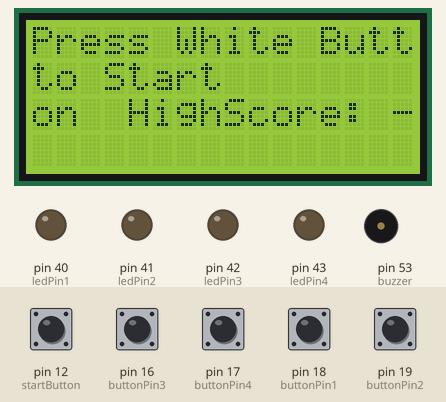
Recording of a sketch running on a simulated Arduino Mega 2560, built with avr-gcc and run on an emulated ATmega2560. Shown: 16×4 character LCD, output pins drawn as LEDs (lit = HIGH), buzzer (waves = sounding). The inputs (shaded band) are chosen by the test bench; at power-on: pin 12 (startButton), pin 16 (buttonPin3), pin 17 (buttonPin4), pin 18 (buttonPin1), pin 19 (buttonPin2) HIGH. Random numbers use the default seed unless the sketch sets one; EEPROM starts erased; what the sketch prints to the serial monitor is not drawn.

Above: at 1.3 s.
1.4 s: pin 12 (startButton) pulled LOW for 0.15 s
At 3.9 s:
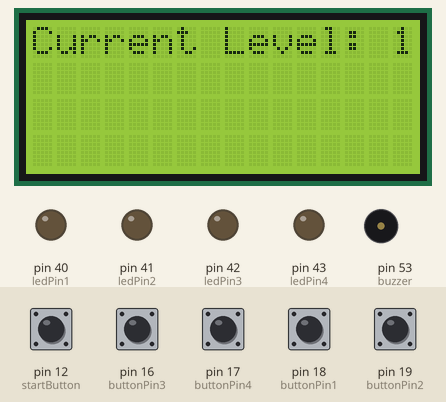
4.4 s: pin 16 (buttonPin3) pulled LOW for 0.15 s
At 6.3 s:
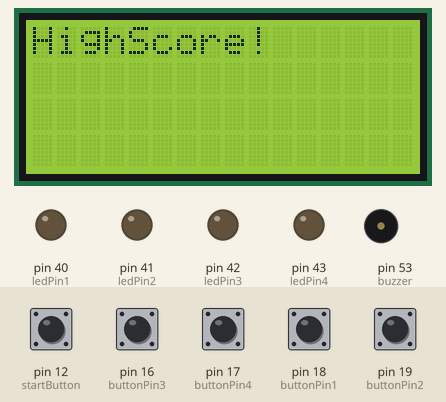
7.5 s: pin 12 (startButton) pulled LOW for 1 s
At 8.9 s:
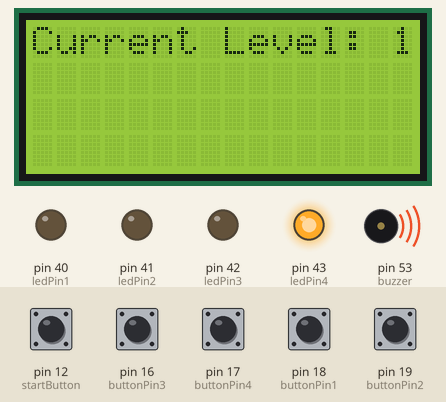
10.5 s: pin 19 (buttonPin2) pulled LOW for 0.15 s
At 13.2 s:
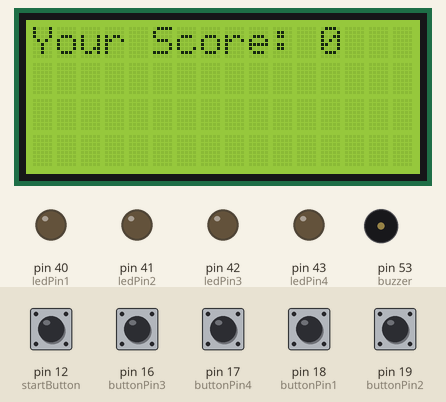
Timing chart, 0 to 14.6 s (numbered marks = the images above; inputs shaded):
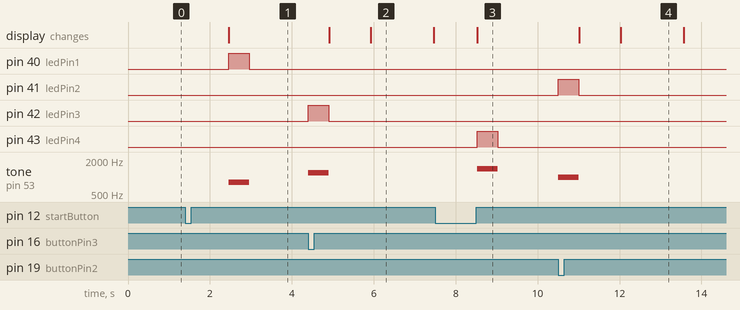

Measured:
- after the input at 1.4 s, pin 40 (ledPin1): LOW → HIGH after 1.1 s, → LOW 0.50 s later; tone on pin 53 (buzzer): silent → 800 Hz after 1.1 s, → silent 0.50 s later; the display: changes after 1.1 s (image 1)
- after the input at 4.4 s, pin 42 (ledPin3): LOW → HIGH at once, → LOW 0.50 s later; tone on pin 53 (buzzer): silent → 1200 Hz at once, → silent 0.50 s later; the display: first changes after 0.51 s (image 2 shows a later state)
- after the input at 7.5 s, pin 43 (ledPin4): LOW → HIGH after 1.0 s, → LOW 0.50 s later; tone on pin 53 (buzzer): silent → 1400 Hz after 1.0 s, → silent 0.50 s later; the display: changes after 1.0 s (image 3)
- after the input at 10.5 s, pin 41 (ledPin2): LOW → HIGH at once, → LOW 0.50 s later; tone on pin 53 (buzzer): silent → 1000 Hz at once, → silent 0.50 s later; the display: first changes after 0.51 s (image 4 shows a later state)
- what the display in image 2 shows lasts 1.6 s, from 5.9 s to 7.5 s

The sketch:

ledmemorygame.ino
```cpp
#include <LiquidCrystal_I2C.h>
#include <avr/wdt.h>
#include <EEPROM.h>

//buttons
const int buttonPin1 = 18;
const int buttonPin2 = 19;
const int buttonPin3 = 16;
const int buttonPin4 = 17;
const int startButton = 12;

//leds
const int ledPin1 = 40;
const int ledPin2 = 41;
const int ledPin3 = 42;
const int ledPin4 = 43;

//piezo
const int buzzer = 53;

//lcd
LiquidCrystal_I2C lcd(0x27, 20, 4);

long randNumber; //to get the next random led for the sequence
volatile bool mistake = false;
int run;
volatile int score = 0; //user score
int savedHighScore = 0; //highscore to store in eeprom

volatile int ROUNDS_TO_WIN = 250; //how many rounds it takes for the game to reach the end
                                  //for the user, the first level is 1, but internally the
                                  //first level is 0

int rand_Array[249]; //array to store the sequence to remember
int user_input[249]; //array to store the sequence user guesses

void setup() {
  //initialize LED pins as outputs:
  pinMode(ledPin1, OUTPUT);
  pinMode(ledPin2, OUTPUT);
  pinMode(ledPin3, OUTPUT);
  pinMode(ledPin4, OUTPUT);

  //initialize button pins as inputs:
  pinMode(buttonPin1, INPUT_PULLUP);
  pinMode(buttonPin2, INPUT_PULLUP);
  pinMode(buttonPin3, INPUT_PULLUP);
  pinMode(buttonPin4, INPUT_PULLUP);
  pinMode(startButton, INPUT_PULLUP);

  //initialize lcd
  lcd.init();
  lcd.begin(16,4);

  Serial.begin(9600);
  run = 0;

  //randomseed to improve randomness
  randomSeed(analogRead(0));

  //enable watchdog timer
  wdt_enable(WDTO_8S);

}

void loop() {

  //EEPROM.put(0, savedHighScore); //uncomment to store the default in EEPROM
  EEPROM.get(0, savedHighScore);

  //prompt the user to press startbutton
  lcd.setCursor(0,0);
  lcd.print("Press White Button");
  lcd.setCursor(0,1);
  lcd.print("to Start");
  lcd.setCursor(0,2);
  lcd.print("HighScore: ");
  lcd.print(savedHighScore);
  Serial.println("Press White Button to Start");

  wdt_reset();
  //if the game is not already on, start the game when startbutton is pressed
  if (digitalRead(startButton) == LOW){
    if (run == 0){
      run = 255;
    }else{
      run = 0;
     }
    }

  if(run > 0){
    wdt_reset();
    delay(1000);
    game();
  }
}

//function for the game loop
void game(){
  lcd.clear();
  score = 0;
  int led_Pins[4]={40, 41, 42, 43}; //array to store the led pins
  int buzzer_Array[4]={800, 1000, 1200, 1400};
  int level = -1; // -1 because we want to start the level from 0

     do{
      wdt_reset();
      level++; //next level
      randNumber = random(4);
      int next_led = randNumber; //draws the next led for the sequence randomly
      rand_Array[level] = next_led; //input the randomized next_led to rand_Array
                                    //in the place of current level
      lcd.setCursor(0,0);
      lcd.print("Current Level: ");
      lcd.print(level + 1);

      //iterate over the sequence
      //shows the users what leds to remember
      for (int i = 0; i <= level; i++){
        wdt_reset();
        digitalWrite(led_Pins[rand_Array[i]], HIGH);
        tone(buzzer, buzzer_Array[rand_Array[i]], 500);
        delay(500);
        digitalWrite(led_Pins[rand_Array[i]], LOW);
        delay(500);
        wdt_reset();
       }

      //checks the user input
      mistake = input(level);

     } while(!mistake && level < ROUNDS_TO_WIN); //do while the user doesn't make a mistake
                                                 //and the max number of rounds is not passed

  score = level;
      if(score > savedHighScore){
        EEPROM.put(0, score);
        lcd.clear();
        lcd.setCursor(0,0);
        lcd.print("HighScore!");
        delay(500);
      }else{
        lcd.clear();
        lcd.setCursor(0,0);
        lcd.print("Your Score: ");
        lcd.print(score);
        delay(500);
      }

  wdt_reset();
  Serial.println("Your score: ");
  Serial.print(score);
  delay(1000);

  //after the game is finished (user makes a mistake or max numbers of rounds is passed) return to main loop
  run = 0;
}

//function to get user input and check the input
int input(int level){
  int button_Pins[4]={18,19,16,17}; //array to store button pins

  //statement controlled by level count
  for(int x = 0; x <= level;){

    for(int y = 0; y < 4; y++){

      int buttonState = digitalRead(button_Pins[y]); //read buttonstate of

      //checking for button push
      if(buttonState == LOW && button_Pins[y] == 18){
        wdt_reset();
        digitalWrite(ledPin1, HIGH);
        tone(buzzer, 800, 500);
        delay(500);
        digitalWrite(ledPin1, LOW);
        user_input[x] = 0;
        wdt_reset();
        //check the user_input against the rand_Array
        //if they don't match, returns true to game function
        //mistake becomes true -> game over
        if (user_input[x] != rand_Array[x]){
          wdt_reset();
          lcd.clear();
          lcd.setCursor(0,0);
          lcd.print("Game Over");
          delay(1000);
          wdt_reset();
          return true;
        }
        x++;
      }

      if(buttonState == LOW && button_Pins[y] == 19){
        wdt_reset();
        digitalWrite(ledPin2, HIGH);
        tone(buzzer, 1000, 500);
        delay(500);
        digitalWrite(ledPin2, LOW);
        user_input[x] = 1;
        wdt_reset();
        if (user_input[x] != rand_Array[x]){
          wdt_reset();
          lcd.clear();
          lcd.setCursor(0,0);
          lcd.print("Game Over");
          delay(1000);
          wdt_reset();
          return true;
        }
        x++;
      }

      if(buttonState == LOW && button_Pins[y] == 16){
        wdt_reset();
        digitalWrite(ledPin3, HIGH);
        tone(buzzer, 1200, 500);
        delay(500);
        digitalWrite(ledPin3, LOW);
        user_input[x] = 2;
        wdt_reset();
        if (user_input[x] != rand_Array[x]){
          wdt_reset();
          lcd.clear();
          lcd.setCursor(0,0);
          lcd.print("Game Over");
          delay(1000);
          wdt_reset();
          return true;
        }
        x++;
      }

      if(buttonState == LOW && button_Pins[y] == 17){
        wdt_reset();
        digitalWrite(ledPin4, HIGH);
        tone(buzzer, 1400, 500);
        delay(500);
        digitalWrite(ledPin4, LOW);
        user_input[x] = 3;
        wdt_reset();
        if (user_input[x] != rand_Array[x]){
          wdt_reset();
          lcd.clear();
          lcd.setCursor(0,0);
          lcd.print("Game Over");
          delay(1000);
          wdt_reset();
          return true;
        }
        x++;
      }

    }
  }

  score++;
  delay(500);
  return false; //return false when the user passes the level without mistake

}
```
